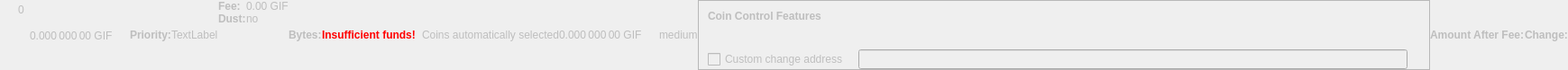
    <widget class="QWidget" name="dummyHideWidget" native="true">
     <property name="enabled">
      <bool>false</bool>
     </property>
     <property name="maximumSize">
      <size>
       <width>100</width>
       <height>22</height>
      </size>
     </property>
     <layout class="QHBoxLayout" name="dummyHideLayout">
      <property name="spacing">
       <number>0</number>
      </property>
      <property name="leftMargin">
       <number>0</number>
      </property>
      <property name="topMargin">
       <number>0</number>
      </property>
      <property name="rightMargin">
       <number>0</number>
      </property>
      <property name="bottomMargin">
       <number>0</number>
      </property>
      <item>
       <layout class="QFormLayout" name="formLayoutCoinControl1">
        <property name="horizontalSpacing">
         <number>10</number>
        </property>
        <property name="verticalSpacing">
         <number>14</number>
        </property>
        <property name="leftMargin">
         <number>10</number>
        </property>
        <property name="topMargin">
         <number>4</number>
        </property>
        <property name="rightMargin">
         <number>6</number>
        </property>
        <item row="0" column="1">
         <widget class="QLabel" name="labelCoinControlBytes">
          <property name="cursor">
           <cursorShape>IBeamCursor</cursorShape>
          </property>
          <property name="contextMenuPolicy">
           <enum>Qt::ActionsContextMenu</enum>
          </property>
          <property name="text">
           <string notr="true">0</string>
          </property>
          <property name="textInteractionFlags">
           <set>Qt::LinksAccessibleByMouse|Qt::TextSelectableByKeyboard|Qt::TextSelectableByMouse</set>
          </property>
         </widget>
        </item>
       </layout>
      </item>
      <item>
       <widget class="QLabel" name="labelCoinControlAfterFee">
        <property name="enabled">
         <bool>false</bool>
        </property>
        <property name="sizePolicy">
         <sizepolicy hsizetype="Fixed" vsizetype="Fixed">
          <horstretch>0</horstretch>
          <verstretch>0</verstretch>
         </sizepolicy>
        </property>
        <property name="minimumSize">
         <size>
          <width>111</width>
          <height>12</height>
         </size>
        </property>
        <property name="maximumSize">
         <size>
          <width>111</width>
          <height>12</height>
         </size>
        </property>
        <property name="cursor">
         <cursorShape>IBeamCursor</cursorShape>
        </property>
        <property name="contextMenuPolicy">
         <enum>Qt::ActionsContextMenu</enum>
        </property>
        <property name="text">
         <string notr="true">0.000 000 00 GIF</string>
        </property>
        <property name="textInteractionFlags">
         <set>Qt::LinksAccessibleByMouse|Qt::TextSelectableByKeyboard|Qt::TextSelectableByMouse</set>
        </property>
       </widget>
      </item>
      <item>
       <widget class="QLabel" name="labelCoinControlPriorityText">
        <property name="enabled">
         <bool>false</bool>
        </property>
        <property name="font">
         <font>
          <weight>75</weight>
          <bold>true</bold>
         </font>
        </property>
        <property name="text">
         <string>Priority:</string>
        </property>
       </widget>
      </item>
      <item>
       <layout class="QHBoxLayout" name="horizontalLayout">
        <item>
         <widget class="QLabel" name="WarningLabel">
          <property name="text">
           <string>TextLabel</string>
          </property>
         </widget>
        </item>
       </layout>
      </item>
      <item>
       <layout class="QFormLayout" name="formLayoutCoinControl3">
        <property name="horizontalSpacing">
         <number>0</number>
        </property>
        <property name="verticalSpacing">
         <number>0</number>
        </property>
        <property name="leftMargin">
         <number>0</number>
        </property>
        <property name="topMargin">
         <number>0</number>
        </property>
        <property name="rightMargin">
         <number>0</number>
        </property>
        <item row="0" column="0">
         <widget class="QLabel" name="labelCoinControlFeeText">
          <property name="enabled">
           <bool>false</bool>
          </property>
          <property name="font">
           <font>
            <weight>75</weight>
            <bold>true</bold>
           </font>
          </property>
          <property name="text">
           <string>Fee:</string>
          </property>
          <property name="margin">
           <number>0</number>
          </property>
         </widget>
        </item>
        <item row="0" column="1">
         <widget class="QLabel" name="labelCoinControlFee">
          <property name="enabled">
           <bool>false</bool>
          </property>
          <property name="cursor">
           <cursorShape>IBeamCursor</cursorShape>
          </property>
          <property name="contextMenuPolicy">
           <enum>Qt::ActionsContextMenu</enum>
          </property>
          <property name="text">
           <string notr="true">0.00 GIF</string>
          </property>
          <property name="textInteractionFlags">
           <set>Qt::LinksAccessibleByMouse|Qt::TextSelectableByKeyboard|Qt::TextSelectableByMouse</set>
          </property>
         </widget>
        </item>
        <item row="1" column="0">
         <widget class="QLabel" name="labelCoinControlLowOutputText">
          <property name="enabled">
           <bool>false</bool>
          </property>
          <property name="font">
           <font>
            <weight>75</weight>
            <bold>true</bold>
           </font>
          </property>
          <property name="text">
           <string>Dust:</string>
          </property>
         </widget>
        </item>
        <item row="1" column="1">
         <widget class="QLabel" name="labelCoinControlLowOutput">
          <property name="enabled">
           <bool>false</bool>
          </property>
          <property name="cursor">
           <cursorShape>IBeamCursor</cursorShape>
          </property>
          <property name="contextMenuPolicy">
           <enum>Qt::ActionsContextMenu</enum>
          </property>
          <property name="text">
           <string>no</string>
          </property>
          <property name="textInteractionFlags">
           <set>Qt::LinksAccessibleByMouse|Qt::TextSelectableByKeyboard|Qt::TextSelectableByMouse</set>
          </property>
         </widget>
        </item>
       </layout>
      </item>
      <item>
       <widget class="QLabel" name="labelCoinControlBytesText">
        <property name="enabled">
         <bool>false</bool>
        </property>
        <property name="font">
         <font>
          <weight>75</weight>
          <bold>true</bold>
         </font>
        </property>
        <property name="text">
         <string>Bytes:</string>
        </property>
       </widget>
      </item>
      <item>
       <layout class="QFormLayout" name="formLayoutCoinControl2">
        <property name="horizontalSpacing">
         <number>0</number>
        </property>
        <property name="verticalSpacing">
         <number>0</number>
        </property>
        <property name="leftMargin">
         <number>0</number>
        </property>
        <property name="topMargin">
         <number>0</number>
        </property>
        <property name="rightMargin">
         <number>0</number>
        </property>
       </layout>
      </item>
      <item>
       <layout class="QHBoxLayout" name="horizontalLayoutCoinControl2">
        <property name="spacing">
         <number>0</number>
        </property>
        <property name="bottomMargin">
         <number>0</number>
        </property>
       </layout>
      </item>
      <item>
       <widget class="QLabel" name="labelCoinControlInsuffFunds">
        <property name="enabled">
         <bool>false</bool>
        </property>
        <property name="minimumSize">
         <size>
          <width>0</width>
          <height>0</height>
         </size>
        </property>
        <property name="font">
         <font>
          <weight>75</weight>
          <bold>true</bold>
         </font>
        </property>
        <property name="styleSheet">
         <string notr="true">color:red;font-weight:bold;</string>
        </property>
        <property name="text">
         <string>Insufficient funds!</string>
        </property>
        <property name="margin">
         <number>5</number>
        </property>
       </widget>
      </item>
      <item>
       <layout class="QFormLayout" name="formLayoutCoinControl4">
        <property name="horizontalSpacing">
         <number>0</number>
        </property>
        <property name="verticalSpacing">
         <number>0</number>
        </property>
        <property name="leftMargin">
         <number>0</number>
        </property>
        <property name="topMargin">
         <number>0</number>
        </property>
        <property name="rightMargin">
         <number>0</number>
        </property>
       </layout>
      </item>
      <item>
       <widget class="QLabel" name="labelCoinControlChangeLabel">
        <property name="enabled">
         <bool>false</bool>
        </property>
        <property name="sizePolicy">
         <sizepolicy hsizetype="Preferred" vsizetype="Expanding">
          <horstretch>0</horstretch>
          <verstretch>0</verstretch>
         </sizepolicy>
        </property>
        <property name="minimumSize">
         <size>
          <width>0</width>
          <height>0</height>
         </size>
        </property>
        <property name="text">
         <string/>
        </property>
        <property name="margin">
         <number>3</number>
        </property>
       </widget>
      </item>
      <item>
       <widget class="QLabel" name="labelCoinControlAutomaticallySelected">
        <property name="enabled">
         <bool>false</bool>
        </property>
        <property name="sizePolicy">
         <sizepolicy hsizetype="Fixed" vsizetype="Fixed">
          <horstretch>0</horstretch>
          <verstretch>0</verstretch>
         </sizepolicy>
        </property>
        <property name="minimumSize">
         <size>
          <width>0</width>
          <height>0</height>
         </size>
        </property>
        <property name="maximumSize">
         <size>
          <width>240</width>
          <height>16777215</height>
         </size>
        </property>
        <property name="text">
         <string>Coins automatically selected</string>
        </property>
        <property name="margin">
         <number>5</number>
        </property>
       </widget>
      </item>
      <item>
       <widget class="QLabel" name="labelCoinControlChange">
        <property name="enabled">
         <bool>false</bool>
        </property>
        <property name="sizePolicy">
         <sizepolicy hsizetype="Fixed" vsizetype="Fixed">
          <horstretch>0</horstretch>
          <verstretch>0</verstretch>
         </sizepolicy>
        </property>
        <property name="minimumSize">
         <size>
          <width>111</width>
          <height>0</height>
         </size>
        </property>
        <property name="maximumSize">
         <size>
          <width>111</width>
          <height>16777215</height>
         </size>
        </property>
        <property name="cursor">
         <cursorShape>IBeamCursor</cursorShape>
        </property>
        <property name="contextMenuPolicy">
         <enum>Qt::ActionsContextMenu</enum>
        </property>
        <property name="text">
         <string notr="true">0.000 000 00 GIF</string>
        </property>
        <property name="textInteractionFlags">
         <set>Qt::LinksAccessibleByMouse|Qt::TextSelectableByKeyboard|Qt::TextSelectableByMouse</set>
        </property>
       </widget>
      </item>
      <item>
       <widget class="QLabel" name="labelCoinControlPriority">
        <property name="enabled">
         <bool>false</bool>
        </property>
        <property name="cursor">
         <cursorShape>IBeamCursor</cursorShape>
        </property>
        <property name="contextMenuPolicy">
         <enum>Qt::ActionsContextMenu</enum>
        </property>
        <property name="text">
         <string>medium</string>
        </property>
        <property name="textInteractionFlags">
         <set>Qt::LinksAccessibleByMouse|Qt::TextSelectableByKeyboard|Qt::TextSelectableByMouse</set>
        </property>
       </widget>
      </item>
      <item>
       <widget class="QFrame" name="frameCoinControl">
        <property name="sizePolicy">
         <sizepolicy hsizetype="Expanding" vsizetype="Expanding">
          <horstretch>0</horstretch>
          <verstretch>0</verstretch>
         </sizepolicy>
        </property>
        <property name="maximumSize">
         <size>
          <width>16777215</width>
          <height>16777215</height>
         </size>
        </property>
        <property name="frameShape">
         <enum>QFrame::StyledPanel</enum>
        </property>
        <property name="frameShadow">
         <enum>QFrame::Sunken</enum>
        </property>
        <layout class="QVBoxLayout" name="verticalLayoutCoinControl2_2">
         <property name="spacing">
          <number>0</number>
         </property>
         <property name="leftMargin">
          <number>0</number>
         </property>
         <property name="topMargin">
          <number>0</number>
         </property>
         <property name="rightMargin">
          <number>0</number>
         </property>
         <property name="bottomMargin">
          <number>0</number>
         </property>
         <item>
          <layout class="QVBoxLayout" name="verticalLayoutCoinControl" stretch="0,0,0,1">
           <property name="spacing">
            <number>0</number>
           </property>
           <property name="leftMargin">
            <number>10</number>
           </property>
           <property name="topMargin">
            <number>10</number>
           </property>
           <item>
            <layout class="QHBoxLayout" name="horizontalLayoutCoinControl1">
             <property name="bottomMargin">
              <number>15</number>
             </property>
             <item>
              <widget class="QLabel" name="labelCoinControlFeatures">
               <property name="enabled">
                <bool>false</bool>
               </property>
               <property name="sizePolicy">
                <sizepolicy hsizetype="Preferred" vsizetype="Maximum">
                 <horstretch>0</horstretch>
                 <verstretch>0</verstretch>
                </sizepolicy>
               </property>
               <property name="font">
                <font>
                 <weight>75</weight>
                 <bold>true</bold>
                </font>
               </property>
               <property name="styleSheet">
                <string notr="true">font-weight:bold;</string>
               </property>
               <property name="text">
                <string>Coin Control Features</string>
               </property>
              </widget>
             </item>
            </layout>
           </item>
           <item>
            <widget class="QWidget" name="widgetCoinControl" native="true">
             <property name="sizePolicy">
              <sizepolicy hsizetype="Preferred" vsizetype="Preferred">
               <horstretch>0</horstretch>
               <verstretch>0</verstretch>
              </sizepolicy>
             </property>
             <property name="minimumSize">
              <size>
               <width>0</width>
               <height>0</height>
              </size>
             </property>
             <property name="styleSheet">
              <string notr="true"/>
             </property>
             <layout class="QHBoxLayout" name="horizontalLayoutCoinControl5_2">
              <property name="leftMargin">
               <number>0</number>
              </property>
              <property name="topMargin">
               <number>0</number>
              </property>
              <property name="rightMargin">
               <number>0</number>
              </property>
              <property name="bottomMargin">
               <number>0</number>
              </property>
              <item>
               <layout class="QHBoxLayout" name="horizontalLayoutCoinControl3">
                <property name="spacing">
                 <number>20</number>
                </property>
                <property name="topMargin">
                 <number>0</number>
                </property>
                <property name="bottomMargin">
                 <number>10</number>
                </property>
               </layout>
              </item>
             </layout>
            </widget>
           </item>
           <item>
            <layout class="QHBoxLayout" name="horizontalLayoutCoinControl4" stretch="0,0,0">
             <property name="spacing">
              <number>12</number>
             </property>
             <property name="sizeConstraint">
              <enum>QLayout::SetDefaultConstraint</enum>
             </property>
             <property name="topMargin">
              <number>5</number>
             </property>
             <property name="rightMargin">
              <number>5</number>
             </property>
             <item>
              <widget class="QCheckBox" name="checkBoxCoinControlChange">
               <property name="enabled">
                <bool>false</bool>
               </property>
               <property name="toolTip">
                <string>If this is activated, but the change address is empty or invalid, change will be sent to a newly generated address.</string>
               </property>
               <property name="text">
                <string>Custom change address</string>
               </property>
              </widget>
             </item>
             <item>
              <widget class="QValidatedLineEdit" name="lineEditCoinControlChange">
               <property name="enabled">
                <bool>false</bool>
               </property>
               <property name="sizePolicy">
                <sizepolicy hsizetype="Expanding" vsizetype="Fixed">
                 <horstretch>0</horstretch>
                 <verstretch>0</verstretch>
                </sizepolicy>
               </property>
              </widget>
             </item>
             <item>
              <widget class="QLabel" name="labelCoinControlChangeLabel_2">
               <property name="sizePolicy">
                <sizepolicy hsizetype="Preferred" vsizetype="Expanding">
                 <horstretch>0</horstretch>
                 <verstretch>0</verstretch>
                </sizepolicy>
               </property>
               <property name="minimumSize">
                <size>
                 <width>0</width>
                 <height>0</height>
                </size>
               </property>
               <property name="text">
                <string/>
               </property>
               <property name="margin">
                <number>3</number>
               </property>
              </widget>
             </item>
            </layout>
           </item>
           <item>
            <spacer name="verticalSpacerCoinControl">
             <property name="orientation">
              <enum>Qt::Vertical</enum>
             </property>
             <property name="sizeHint" stdset="0">
              <size>
               <width>800</width>
               <height>1</height>
              </size>
             </property>
            </spacer>
           </item>
          </layout>
         </item>
        </layout>
       </widget>
      </item>
      <item>
       <widget class="QLabel" name="labelCoinControlAfterFeeText">
        <property name="enabled">
         <bool>false</bool>
        </property>
        <property name="minimumSize">
         <size>
          <width>0</width>
          <height>0</height>
         </size>
        </property>
        <property name="maximumSize">
         <size>
          <width>16777215</width>
          <height>16777215</height>
         </size>
        </property>
        <property name="font">
         <font>
          <weight>75</weight>
          <bold>true</bold>
         </font>
        </property>
        <property name="text">
         <string>Amount After Fee:</string>
        </property>
        <property name="alignment">
         <set>Qt::AlignLeading|Qt::AlignLeft|Qt::AlignVCenter</set>
        </property>
        <property name="margin">
         <number>0</number>
        </property>
       </widget>
      </item>
      <item>
       <widget class="QLabel" name="labelCoinControlChangeText">
        <property name="enabled">
         <bool>false</bool>
        </property>
        <property name="sizePolicy">
         <sizepolicy hsizetype="Preferred" vsizetype="Preferred">
          <horstretch>0</horstretch>
          <verstretch>0</verstretch>
         </sizepolicy>
        </property>
        <property name="minimumSize">
         <size>
          <width>0</width>
          <height>0</height>
         </size>
        </property>
        <property name="maximumSize">
         <size>
          <width>16777215</width>
          <height>16777215</height>
         </size>
        </property>
        <property name="font">
         <font>
          <weight>75</weight>
          <bold>true</bold>
         </font>
        </property>
        <property name="text">
         <string>Change:</string>
        </property>
        <property name="alignment">
         <set>Qt::AlignLeading|Qt::AlignLeft|Qt::AlignVCenter</set>
        </property>
       </widget>
      </item>
     </layout>
    </widget>
